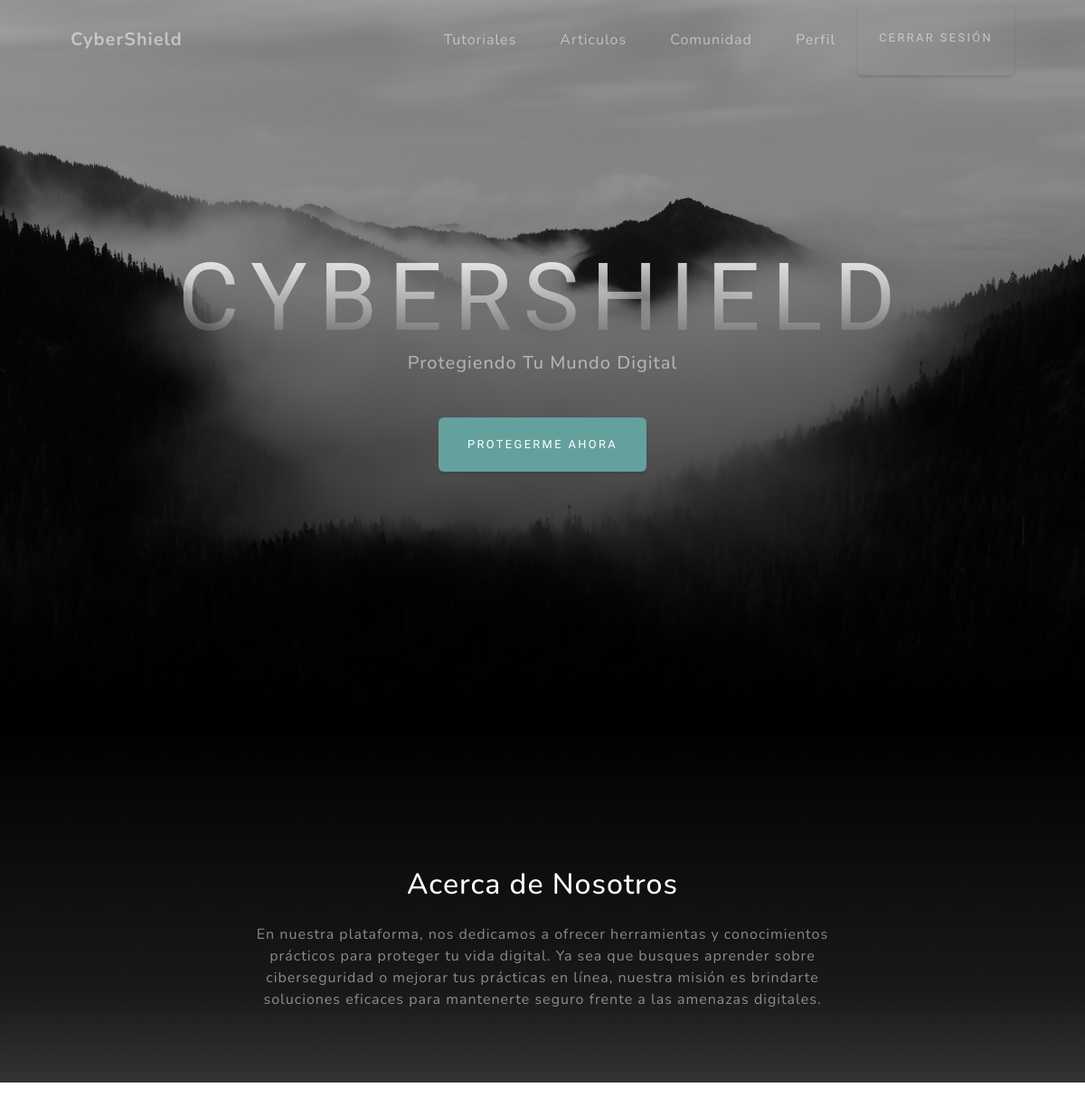
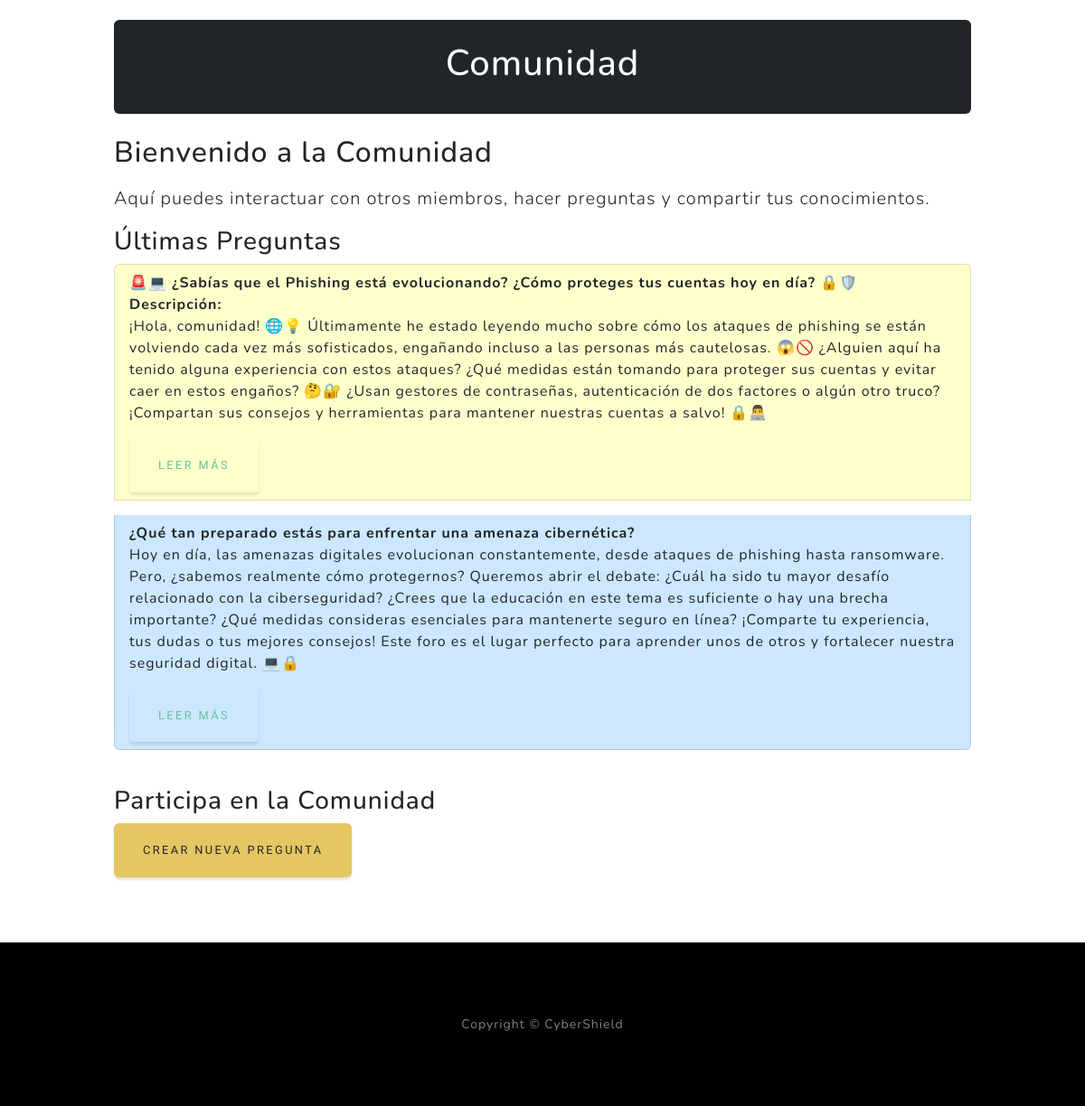
The app's page /comunidad/ (signed in) with its own data (2 pictures, top to bottom).
### AppGero/models.py (models this page shows, shortened)
class Pregunta(models.Model):
    titulo = models.CharField(max_length=200)
    contenido = models.TextField()
    autor = models.ForeignKey(User, on_delete=models.CASCADE)
    fecha_creacion = models.DateTimeField(auto_now_add=True)

### AppGero/views.py (the view)
# urls.py: path('comunidad/', views.comunidad, name='comunidad'),
def comunidad(request):
    preguntas = Pregunta.objects.all().order_by('-fecha_creacion')  # Obtener todas las preguntas
    return render(request, 'appgero/comunidad.html', {'preguntas': preguntas})

### AppGero/templates/appgero/comunidad.html
{% extends 'AppGero/padre.html' %}
{% block content %}
    <div class="container px-4 px-lg-5 py-5">
        <header class="mb-4 bg-dark p-4 rounded">
            <h1 class="text-center text-white">Comunidad</h1>
        </header>
        <main>
            <h2 class="text-dark mb-3">Bienvenido a la Comunidad</h2>
            <p class="lead">Aquí puedes interactuar con otros miembros, hacer preguntas y compartir tus conocimientos.</p>
            <div class="mb-4">
                <h3 class="text-dark">Últimas Preguntas</h3>
                <ul class="list-group">
                    {% for pregunta in preguntas %}
                        <li class="list-group-item mb-3">
                            <strong>{{ pregunta.titulo }}</strong><br>
                            <p>{{ pregunta.contenido }}</p>
                            <a href="{% url 'detalle_pregunta' pregunta.id %}" class="btn btn-outline-success btn-sm">Leer más</a>
                        </li>
                    {% empty %}
                        <p>No hay preguntas disponibles en este momento.</p>
                    {% endfor %}
                </ul>
            </div>
            <div class="mb-4">
                <h3 class="text-dark">Participa en la Comunidad</h3>
                {% if user.is_authenticated %}
                <a href="{% url 'crear_pregunta' %}" class="btn btn-warning text-dark">Crear Nueva Pregunta</a>
                {% else %}
                <p class="text-danger">Debes <a href="{% url 'login' %}">iniciar sesión</a> para crear una nueva pregunta.</p>
                {% endif %}
            </div>
        </main>
    </div>
{% endblock %}

### records on screen
Pregunta: titulo "🚨💻 ¿Sabías que el Phishing está evolucionando? ¿Cómo proteges tus cuentas hoy en día? 🔒🛡️ Descripción:", contenido "¡Hola, comunidad! 🌐💡 Últimamente he estado leyendo mucho sobre cómo los ataques de phishing se están volviendo cada vez más sofisticados, engañando incluso a las personas más cautelosas. 😱🚫 ¿Alguien aquí ha tenido alguna experiencia con estos ataques? ¿Qué medidas están tomando para proteger sus cuentas y evitar caer en estos engaños? 🤔🔐 ¿Usan gestores de contraseñas, autenticación de dos factores o algún otro truco? ¡Compartan sus consejos y herramientas para mantener nuestras cuentas a salvo! 🔒👨‍💻"
Pregunta: titulo "¿Qué tan preparado estás para enfrentar una amenaza cibernética?", contenido "Hoy en día, las amenazas digitales evolucionan constantemente, desde ataques de phishing hasta ransomware. Pero, ¿sabemos realmente cómo protegernos? Queremos abrir el debate: ¿Cuál ha sido tu mayor desafío relacionado con la ciberseguridad? ¿Crees que la educación en este tema es suficiente o hay una brecha importante? ¿Qué medidas consideras esenciales para mantenerte seguro en línea? ¡Comparte tu experiencia, tus dudas o tus mejores consejos! Este foro es el lugar perfecto para aprender unos de otros y fortalecer nuestra seguridad digital. 💻🔒"
